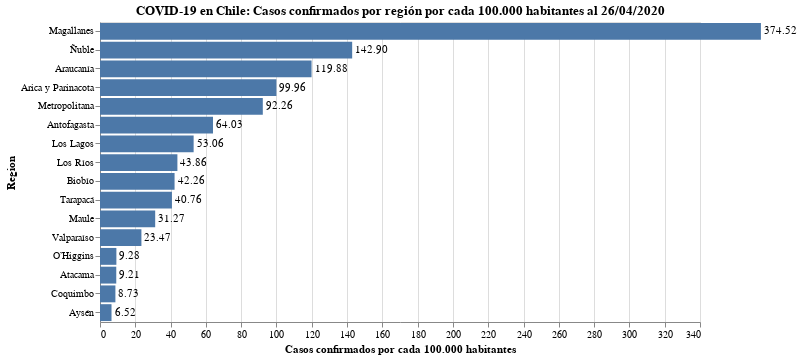

This figure's notebook cell:
### Code cell
#hide_input

bars = alt.Chart(data_raw).mark_bar().encode(
    x = alt.X('Tasa de casos:Q', scale=alt.Scale(domain=(0, 340)), axis=alt.Axis(title='Casos confirmados por cada 100.000 habitantes')),
    y = alt.Y('Region:N', sort='-x'),
    tooltip = 'Tasa de casos'
).properties(
    title=f'COVID-19 en Chile: Casos confirmados por región por cada 100.000 habitantes al {today_es_format}'
)

text = bars.mark_text(
    align='left',
    baseline='middle',
    dx=3  # Nudges text to right so it doesn't appear on top of the bar
).encode(
    text=alt.Text('Tasa de casos:Q', format=',.2f')
)

# bars.configure_title(
#     fontSize=20,
#     font='Courier',
#     anchor='start',
#     color='gray'
# )

(bars + text).properties(width=600, height=300)

### Figure 1 — Vega-Lite specification as saved in the notebook (floating-point values rounded to 4 significant figures)
{"config": {"view": {"continuousWidth": 400, "continuousHeight": 300}}, "layer": [{"mark": "bar", "encoding": {"tooltip": {"type": "quantitative", "field": "Tasa de casos"}, "x": {"type": "quantitative", "axis": {"title": "Casos confirmados por cada 100.000 habitantes"}, "field": "Tasa de casos", "scale": {"domain": [0, 340]}}, "y": {"type": "nominal", "field": "Region", "sort": "-x"}}, "title": "COVID-19 en Chile: Casos confirmados por región por cada 100.000 habitantes al 26/04/2020"}, {"mark": {"type": "text", "align": "left", "baseline": "middle", "dx": 3}, "encoding": {"text": {"type": "quantitative", "field": "Tasa de casos", "format": ",.2f"}, "tooltip": {"type": "quantitative", "field": "Tasa de casos"}, "x": {"type": "quantitative", "axis": {"title": "Casos confirmados por cada 100.000 habitantes"}, "field": "Tasa de casos", "scale": {"domain": [0, 340]}}, "y": {"type": "nominal", "field": "Region", "sort": "-x"}}, "title": "COVID-19 en Chile: Casos confirmados por región por cada 100.000 habitantes al 26/04/2020"}], "data": {"name": "data-f333e5b67ad23a1c967b80e5608cdb6a"}, "height": 300, "width": 600, "$schema": "https://vega.github.io/schema/vega-lite/v4.8.1.json", "datasets": {"data-f333e5b67ad23a1c967b80e5608cdb6a": [{"Region": "Arica y Parinacota", "2020-04-26": 252, "Tasa de casos": 99.96}, {"Region": "Tarapacá", "2020-04-26": 156, "Tasa de casos": 40.76}, {"Region": "Antofagasta", "2020-04-26": 443, "Tasa de casos": 64.03}, {"Region": "Atacama", "2020-04-26": 29, "Tasa de casos": 9.215}, {"Region": "Coquimbo", "2020-04-26": 73, "Tasa de casos": 8.731}, {"Region": "Valparaíso", "2020-04-26": 460, "Tasa de casos": 23.47}, {"Region": "Metropolitana", "2020-04-26": 7496, "Tasa de casos": 92.26}, {"Region": "O’Higgins", "2020-04-26": 92, "Tasa de casos": 9.283}, {"Region": "Maule", "2020-04-26": 354, "Tasa de casos": 31.27}, {"Region": "Ñuble", "2020-04-26": 731, "Tasa de casos": 142.9}, {"Region": "Biobío", "2020-04-26": 703, "Tasa de casos": 42.26}, {"Region": "Araucanía", "2020-04-26": 1216, "Tasa de casos": 119.9}, {"Region": "Los Ríos", "2020-04-26": 178, "Tasa de casos": 43.86}, {"Region": "Los Lagos", "2020-04-26": 473, "Tasa de casos": 53.06}, {"Region": "Aysén", "2020-04-26": 7, "Tasa de casos": 6.524}, {"Region": "Magallanes", "2020-04-26": 668, "Tasa de casos": 374.5}]}}
